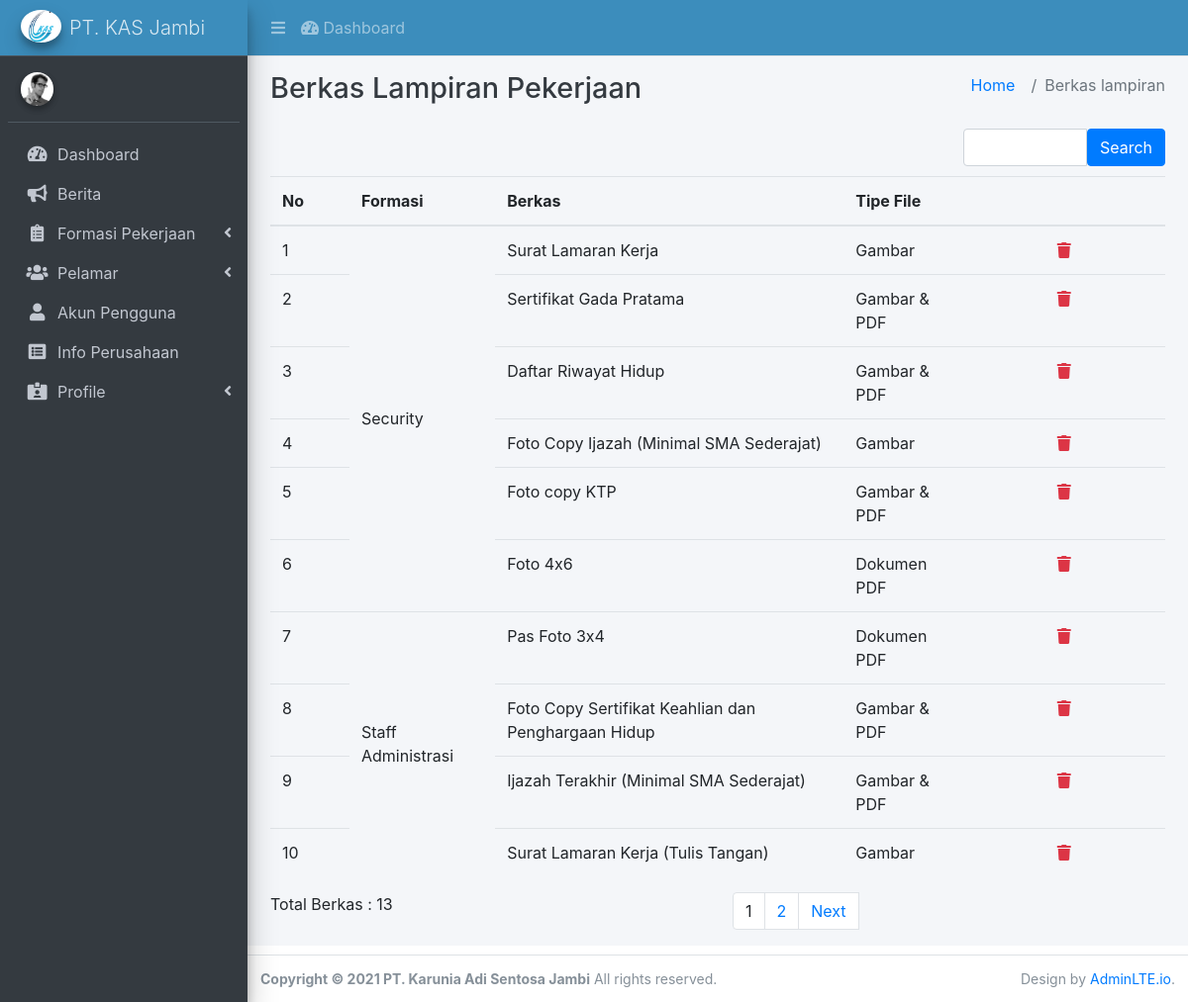
The app's page /index.php/admin/berkas_pekerjaan with its own data.
### tables this page shows
CREATE TABLE IF NOT EXISTS `perusahaan` (
  `id` int(11) NOT NULL AUTO_INCREMENT,
  `lokasi` varchar(100) NOT NULL,
  `judul` text DEFAULT NULL,
  `deskripsi` text DEFAULT NULL,
  PRIMARY KEY (`id`)
);

CREATE TABLE IF NOT EXISTS `berkas_pekerjaan` (
  `id` int(11) NOT NULL AUTO_INCREMENT,
  `kode_bahan` varchar(25) NOT NULL,
  `nama` varchar(200) NOT NULL,
  `tipe` enum('Gambar','Dokumen PDF','Gambar & PDF','Lainnya') NOT NULL,
  PRIMARY KEY (`id`)
);

### application/controllers/admin/Berkas_pekerjaan.php (called while the page is built, shortened)
<?php
class Berkas_pekerjaan extends CI_Controller
{
    private $container = "admin/container";
    private $defaultPageAttribute = array(
                        'title' => "Berkas Lampiran Pekerjaan",
                        'subtitle' => array("Pekerjaan", "Berkas lampiran"),
                        'bootstraps' => array(),
                        'scripts' => array('assets/js/admin-berkas-lampiran.js'),
                        'content' => "admin/",
                        );
    function __construct()
    {
        $this->load->model('Berkas_pekerjaan_model');
        $this->load->library('form_validation');
    }
    public function index()
    {
        $q = urldecode($this->input->get('q', TRUE));
        $start = intval($this->input->get('start'));
        if ($q <> '') {
            $config['base_url'] = base_url() . 'admin/Berkas_pekerjaan/index?q=' . urlencode($q);
            $config['first_url'] = base_url() . 'admin/Berkas_pekerjaan/index?q=' . urlencode($q);
        } else {
            $config['base_url'] = base_url() . 'admin/Berkas_pekerjaan/index';
            $config['first_url'] = base_url() . 'admin/Berkas_pekerjaan/index';
        }
        $config['per_page'] = 10;
        $config['page_query_string'] = TRUE;
        $config['total_rows'] = $this->Berkas_pekerjaan_model->total_rows($q);
        $berkas_pekerjaan = $this->Berkas_pekerjaan_model->get_limit_data($config['per_page'], $start, $q);
        $this->load->library('pagination');
        $this->pagination->initialize($config);
        $this->defaultPageAttribute['content'] = "admin/berkas_pekerjaan/berkas_pekerjaan_list";
        $this->defaultPageAttribute['title'] = "Berkas Lampiran Pekerjaan";
        $data = array(
            'berkas_pekerjaan_data' => $berkas_pekerjaan,
            'q' => $q,
            'pagination' => $this->pagination->create_links(),
            'total_rows' => $config['total_rows'],
            'start' => $start,
            'PageAttribute' => $this->defaultPageAttribute
        );
        $this->load->view($this->container, $data);
    }
}

### index.php (called while the page is built, shortened)
<?php
require_once BASEPATH.'core/CodeIgniter.php';

### application/config/config.php (called while the page is built, shortened)
<?php
$config['base_url'] = ((isset($_SERVER['HTTPS']) && $_SERVER['HTTPS'] == "on") ? "https" : "http");
$config['base_url'] .= "://".$_SERVER['HTTP_HOST'];
$config['base_url'] .= preg_replace('@/+$@','',dirname($_SERVER['SCRIPT_NAME'])).'/';
$config['index_page'] = '';
$config['uri_protocol']	= 'REQUEST_URI';
$config['url_suffix'] = '';
$config['language']	= 'english';
$config['charset'] = 'UTF-8';
$config['enable_hooks'] = FALSE;
$config['subclass_prefix'] = 'MY_';
$config['composer_autoload'] = FALSE;
$config['permitted_uri_chars'] = 'a-z 0-9~%.:_\-';
$config['enable_query_strings'] = FALSE;
$config['controller_trigger'] = 'c';
$config['function_trigger'] = 'm';
$config['directory_trigger'] = 'd';
$config['allow_get_array'] = TRUE;
$config['log_threshold'] = 0;
$config['log_path'] = '';
$config['log_file_extension'] = '';
$config['log_file_permissions'] = 0644;
$config['log_date_format'] = 'Y-m-d H:i:s';
$config['error_views_path'] = '';
$config['cache_path'] = '';
$config['cache_query_string'] = FALSE;
$config['encryption_key'] = '';
$config['sess_driver'] = 'files';
$config['sess_cookie_name'] = 'ci_session';
$config['sess_expiration'] = 7200;
$config['sess_save_path'] = NULL;
$config['sess_match_ip'] = FALSE;
$config['sess_time_to_update'] = 300;
$config['sess_regenerate_destroy'] = FALSE;
$config['cookie_prefix']	= '';
$config['cookie_domain']	= '';
$config['cookie_path']		= '/';
$config['cookie_secure']	= FALSE;
$config['cookie_httponly'] 	= FALSE;
$config['standardize_newlines'] = FALSE;
$config['global_xss_filtering'] = FALSE;
$config['csrf_protection'] = FALSE;
$config['csrf_token_name'] = 'csrf_test_name';
$config['csrf_cookie_name'] = 'csrf_cookie_name';
$config['csrf_expire'] = 7200;
$config['csrf_regenerate'] = TRUE;
$config['csrf_exclude_uris'] = array();
$config['compress_output'] = FALSE;
$config['time_reference'] = 'local';
$config['rewrite_short_tags'] = FALSE;
$config['proxy_ips'] = '';

### application/models/Berkas_pekerjaan_model.php (called while the page is built, shortened)
<?php
class Berkas_pekerjaan_model extends CI_Model
{
    public $table = 'berkas_pekerjaan';
    function total_rows($q = NULL) {
        $this->db->from($this->table."_overview");
        return $this->db->count_all_results();
    }
    function get_limit_data($limit, $start = 0, $q = NULL) {
        $this->db->order_by("id_pekerjaan", "DESC");
        $this->db->limit($limit, $start);
        return $this->db->get($this->table."_overview")->result();
    }
}

### application/views/admin/berkas_pekerjaan/berkas_pekerjaan_list.php (the view, shortened to what this page needs)
      <div class="row" style="margin-bottom: 10px">
          <div class="col-md-4">
          </div>
          <div class="col-md-4 text-center">
          </div>
          <div class="col-md-1 text-right">
          </div>
          <div class="col-md-3 text-right">
              <form action="<?php echo site_url('admin/Berkas_pekerjaan/index'); ?>" class="form-inline" method="get">
                  <div class="input-group">
                      <input type="text" class="form-control" name="q" value="<?php echo $q; ?>">
                      <span class="input-group-btn">
                        <button class="btn btn-primary" type="submit">Search</button>
                      </span>
                  </div>
              </form>
          </div>
      </div>
      <div class="table-responsive">
	<table class="table" style="width: 100%; border-collapse: collapse;table-layout: auto;">
		<thead>
		<tr>
			<th>No</th>
                  <th>Formasi</th>
                  <th>Berkas</th>
                  <th>Tipe File</th>
                  <th></th>
		</tr>
		</thead>
		<tbody>
              <?php
		foreach ($berkas_pekerjaan_data as $berkas_pekerjaan)
		{
		?>
              <tr>
                  <td width="80px"><?php echo ++$start ?></td>
                  <td rowspan="" class="jabatan-row c-id-<?php echo $berkas_pekerjaan->id_pekerjaan ?>" data-holder="id-<?php echo $berkas_pekerjaan->id_pekerjaan ?>" style="vertical-align: middle;align-items: center;"><?php echo $berkas_pekerjaan->posisi_jabatan ?></td>
                  <td><?php echo $berkas_pekerjaan->nama ?></td>
                  <td><?php echo $berkas_pekerjaan->tipe ?></td>
                  <td style="text-align:center" width="200px">
                          <a href="<?php echo site_url('admin/Berkas_pekerjaan/delete/'.$berkas_pekerjaan->id) ?>" title="Hapus" onclick="return confirm('Anda yakin ingin menghapus data ini ?')"><i class="fa fa-trash text-danger"></i>&nbsp;</a>
                  </td>
              </tr>
		<?php
		}
		?>
		</tbody>
	</table>
</div>
      <div class="row">
          <div class="col-md-6">
              <div class="well well-sm well-primary">Total Berkas : <?php echo $total_rows ?></div>
          </div>
          <div class="col-md-6 text-right">
              <?php echo $pagination ?>
          </div>
      </div>

### application/views/admin/_partials/sidebar.php (shortened to what this page needs)
<aside class="main-sidebar sidebar-dark-primary elevation-4">
  <a href="index3.html" class="brand-link navbar-lightblue">
    <?php $l = (base_url($this->db->where("lokasi", "logo")->get("perusahaan")->row()->deskripsi)) ?>
    <img src="<?php echo ($l) ?>" alt="AdminLTE Logo" class="brand-image img-circle elevation-3" style="opacity: 1;background-color: white;">
    <span class="brand-text font-weight-light">PT. KAS Jambi</span>
  </a>
  <div class="sidebar">
    <div class="user-panel mt-3 pb-3 mb-3 d-flex">
      <div class="image">
        <?php if ($this->session->userdata("level") != "Admin") : ?>
          <img src="assets/images/avatars/user2-160x160.jpg" class="img-circle elevation-2" alt="User Image">
        <?php endif ?>
      </div>
      <div class="info">
      </div>
    </div>
    <nav class="mt-2">
      <ul class="nav nav-pills nav-sidebar flex-column nav-flat nav-child-indent" data-widget="treeview" role="menu" data-accordion="false">
        <li class="nav-item">
          <a href="Admin/Dashboard" class="nav-link">
            <i class="nav-icon fas fa-tachometer-alt"></i>
            <p>
              Dashboard
            </p>
          </a>
        </li>
        <li class="nav-item">
          <a href="admin/Pengumuman" class="nav-link">
            <i class="nav-icon fas fa-bullhorn"></i>
            <p>
              Berita
            </p>
          </a>
        </li>
        <li class="nav-item has-treeview">
          <a href="#" class="nav-link">
            <i class="nav-icon fas fa-clipboard-list"></i>
            <p>
              Formasi Pekerjaan
              <i class="right fas fa-angle-left"></i>
            </p>
          </a>
        </li>
        <li class="nav-item has-treeview">
          <a href="#" class="nav-link">
            <i class="nav-icon fas fa-users"></i>
            <p>
              Pelamar
              <i class="right fas fa-angle-left"></i>
            </p>
          </a>
        </li>
        <li class="nav-item">
          <a href="admin/Users" class="nav-link">
            <i class="nav-icon fas fa-user"></i>
            <p>
              Akun Pengguna
            </p>
          </a>
        </li>
        <li class="nav-item">
          <a href="admin/Dashboard/data_perusahaan" class="nav-link">
            <i class="nav-icon fas fa-list-alt"></i>
            <p>
              Info Perusahaan
            </p>
          </a>
        </li>
        <li class="nav-item has-treeview">
          <a href="#" class="nav-link">
            <i class="nav-icon fas fa-id-card-alt"></i>
            <p>
              Profile
              <i class="right fas fa-angle-left"></i>
            </p>
          </a>
        </li>
      </ul>
    </nav>
  </div>
</aside>

### records on screen
perusahaan: deskripsi (picture)
berkas_pekerjaan: posisi_jabatan "Security", nama "Surat Lamaran Kerja", tipe "Gambar"
berkas_pekerjaan: nama "Sertifikat Gada Pratama", tipe "Gambar & PDF"
berkas_pekerjaan: nama "Daftar Riwayat Hidup", tipe "Gambar & PDF"
berkas_pekerjaan: nama "Foto Copy Ijazah (Minimal SMA Sederajat)", tipe "Gambar"
berkas_pekerjaan: nama "Foto copy KTP", tipe "Gambar & PDF"
berkas_pekerjaan: nama "Foto 4x6", tipe "Dokumen PDF"
berkas_pekerjaan: posisi_jabatan "Staff Administrasi", nama "Pas Foto 3x4", tipe "Dokumen PDF"
berkas_pekerjaan: nama "Foto Copy Sertifikat Keahlian dan Penghargaan Hidup", tipe "Gambar & PDF"
berkas_pekerjaan: nama "Ijazah Terakhir (Minimal SMA Sederajat)", tipe "Gambar & PDF"
berkas_pekerjaan: nama "Surat Lamaran Kerja (Tulis Tangan)", tipe "Gambar"

### other values on screen
$PageAttribute['title'] "Berkas Lampiran Pekerjaan"
$PageAttribute['subtitle'][$i] "Berkas lampiran"
$total_rows "13"
$pagination "1 2 Next"
